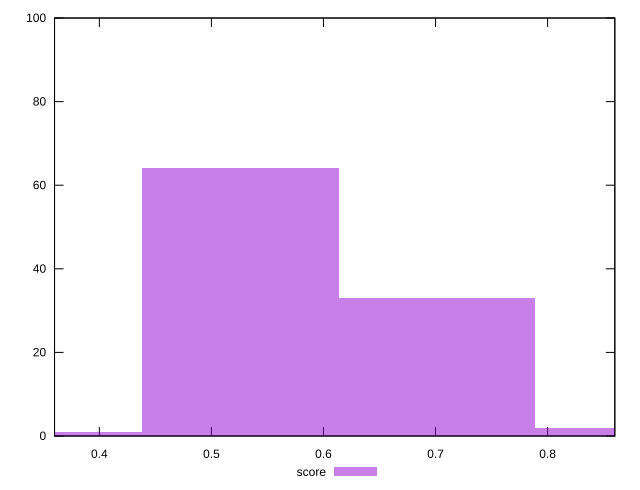

This chart was generated by the following gnuplot code:
reset

$score <<EOF
0.701416359320545 33
0.5260622694904088 64
0.8767704491506813 2
0.3507081796602725 1
EOF

set key outside below
set boxwidth 0.17535408983013626
set xrange [0.36:0.86]
set yrange [0:100]
set trange [0:100]
set style fill transparent solid 0.5 noborder
set terminal svg size 640, 490 enhanced background rgb 'white'
set output "reports/report_00027_2021-02-24T12-40-31.850Z/mainthread-work-breakdown/samples/music/score/histogram.svg"

plot $score title "score" with boxes

reset
